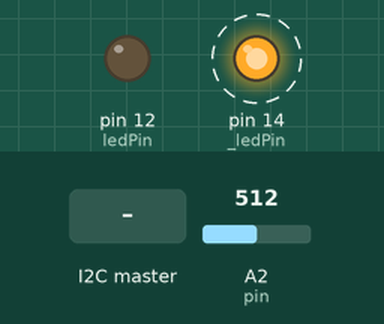
Recording of a sketch running on a simulated Arduino Uno, built with avr-gcc and run on an emulated ATmega328P. On the bench: output pins drawn as LEDs (lit = HIGH). Dashed ring = blinking. The inputs (shaded band) are chosen by the test bench; at power-on: A2 (pin) = 512. What the sketch prints to the serial monitor is not drawn.

Above: at 1.2 s.
1.3 s: A2 (pin) set to 501
3.5 s: the I2C master sends the byte 1
Timing chart, 0 to 11.5 s (numbered marks = the images above; inputs shaded):
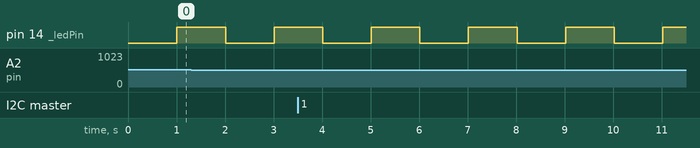

Measured:
- by itself, pin 14 (_ledPin): alternates HIGH for 1.0 s and LOW for 1.0 s

The sketch:

FirmwareSpO2Detect.ino
```cpp
/*
    FirmwareSpO2Detect.ino

    SpO2 Sensor Connection Detection Firmware

    Detects if a SpO2 sensor is connected using a pull-up resistor detection method.
    The SPO2_CONNECTION_A2 pin has a 10k pull-up to 3.3V.
    When sensor is connected, it pulls the line low.

    Johan Korten
    for HAN ESE / WKZ Hackaton Challenge 2026

    V1.0 Jan 2026
*/

#include <Wire.h>
#include "HeartBeat.h"
#include "SerialHelper.h"
#include "SPO2Sensor.h"
#include "SPO2Sensing.h"

// I2C Configuration
#define SPO2_MODULE_ADDR 0x2B  // I2C slave address for SpO2 detection module

// Pin Configuration (defined in SPO2Sensor.h)
// SPO2_CONNECTION_A2 = A2  // Detection pin with 10k pull-up to 3.3V
// SPO2_LED_D12 = 12        // RED LED output pin
#define HEARTBEAT_LEDPIN 14
#define DEFAULT_HEARTBEAT_INTERVAL 1000

// Detection threshold (below this value = sensor connected)
// At 10-bit ADC: 1023 = 3.3V, so ~512 = 1.65V
// With 10k pull-up, connected sensor should pull well below this
#define DETECTION_THRESHOLD 512

// Debug mode
#define TESTING 1  // Set to 0 to disable serial output

// Response size: 1 byte status + 2 bytes raw ADC value + 1 byte LED state
#define NUM_RESPONSE_BYTES 4

// Create instances (using default pins: A2 for detection, D12 for LED)
SPO2Sensor spo2Sensor(SPO2_CONNECTION_A2, SPO2_LED_D12, DETECTION_THRESHOLD);
HeartBeat heartBeat = HeartBeat(HEARTBEAT_LEDPIN, DEFAULT_HEARTBEAT_INTERVAL);

void setup() {
    heartBeat.begin();
    initSerial();

    // Initialize SpO2 sensor detection
    spo2Sensor.begin();

    // Setup I2C slave
    Wire.begin(SPO2_MODULE_ADDR);
    Wire.onReceive(receiveEvent);
    Wire.onRequest(requestEvent);

    if (TESTING) {
        Serial.println("SpO2 Detection Module initialized");
        Serial.print("I2C Address: 0x");
        Serial.println(SPO2_MODULE_ADDR, HEX);
        Serial.print("Detection Pin: A2 (threshold: ");
        Serial.print(DETECTION_THRESHOLD);
        Serial.println(")");
        Serial.println("RED LED Pin: D12");
    }
}

void loop() {
    heartBeat.blink();

    // Update sensor detection state
    spo2Sensor.update();

    if (TESTING) {
        readAndReportSpO2Status();
        delay(500);  // Slow down serial output for readability
    }
}

// I2C receive event handler (for future use)
void receiveEvent(int howMany) {
    (void)howMany;  // Avoid compiler warning

    while (Wire.available() > 1) {
        char c = Wire.read();
        if (TESTING) Serial.print(c);
    }
    if (Wire.available()) {
        int x = Wire.read();
        if (TESTING) Serial.println(x);
    }
}

// I2C request event handler
// Sends 4 bytes: [status, rawHigh, rawLow, ledState]
void requestEvent() {
    uint8_t response[NUM_RESPONSE_BYTES];

    response[0] = spo2Sensor.getStatusByte();           // 1 = connected, 0 = disconnected
    response[1] = spo2Sensor.getHighByte();             // Raw ADC high byte
    response[2] = spo2Sensor.getLowByte();              // Raw ADC low byte
    response[3] = spo2Sensor.isLedOn() ? 1 : 0;         // LED state

    Wire.write(response, NUM_RESPONSE_BYTES);
}
```

HeartBeat.cpp
```cpp
/*
    HeartBeat.cpp

    Non-blocking LED heartbeat indicator implementation

    Johan Korten
    for HAN ESE / WKZ Hackaton Challenge 2026

    V1.0 Jan 2026
*/

#include "HeartBeat.h"
#include "Arduino.h"

HeartBeat::HeartBeat() {
  _ledPin = 14;
  _interval = 100;
}

HeartBeat::HeartBeat(unsigned int ledPin, long interval) {
   _ledPin = ledPin;
   _interval = interval;
}

void HeartBeat::begin() {
    pinMode(_ledPin, OUTPUT);
}

void HeartBeat::blink() {
  unsigned long currentMillis = millis();
  if (currentMillis - _previousMillis >= _interval) {
    _previousMillis = currentMillis;
    if (digitalRead(_ledPin) == LOW) {
      digitalWrite(_ledPin, HIGH);
    } else {
      digitalWrite(_ledPin, LOW);
    }
  }
}
```

HeartBeat.h
```cpp
/*
    HeartBeat.h

    Non-blocking LED heartbeat indicator

    Johan Korten
    for HAN ESE / WKZ Hackaton Challenge 2026

    V1.0 Jan 2026
*/

#ifndef HeartBeat_h
#define HeartBeat_h

class HeartBeat {
  private:
    unsigned int _ledPin;
    long _interval;
    long _previousMillis;
  public:
    HeartBeat();
    HeartBeat(unsigned int ledPin, long interval);
    void begin();
    void blink();
};

#endif
```

SPO2Sensing.h
```cpp
/*
    SPO2Sensing.h

    SpO2 Sensor Sensing Helper Functions

    Johan Korten
    for HAN ESE / WKZ Hackaton Challenge 2026

    V1.0 Jan 2026
*/

#ifndef SPO2_SENSING_H
#define SPO2_SENSING_H

#include "SPO2Sensor.h"

// Pin definitions
#define SENSOR_SPO2 A2  // SPO2_CONNECTION_A2

// External reference to sensor instance (defined in main .ino)
extern SPO2Sensor spo2Sensor;

/**
 * Read and report SpO2 sensor connection status via Serial
 */
void readAndReportSpO2Status() {
    Serial.print("SpO2 Sensor: ");
    Serial.print(spo2Sensor.isConnected() ? "CONNECTED" : "DISCONNECTED");
    Serial.print(" (raw: ");
    Serial.print(spo2Sensor.getRawValue());
    Serial.print(", LED: ");
    Serial.print(spo2Sensor.isLedOn() ? "ON" : "OFF");
    Serial.println(")");
}

#endif // SPO2_SENSING_H
```

SPO2Sensor.cpp
```cpp
/*
    SPO2Sensor.cpp

    SpO2 Sensor Connection Detection Implementation

    Johan Korten
    for HAN ESE / WKZ Hackaton Challenge 2026
*/

#include "SPO2Sensor.h"

SPO2Sensor::SPO2Sensor(uint8_t pin, uint8_t ledPin, uint16_t threshold)
    : _pin(pin)
    , _ledPin(ledPin)
    , _threshold(threshold)
    , _rawValue(0)
    , _connected(false)
    , _ledState(false)
{
}

void SPO2Sensor::begin() {
    pinMode(_pin, INPUT);
    pinMode(_ledPin, OUTPUT);
    digitalWrite(_ledPin, LOW);
}

void SPO2Sensor::update() {
    _rawValue = analogRead(_pin);
    // Sensor connected when line is pulled low (below threshold)
    _connected = (_rawValue < _threshold);
}

bool SPO2Sensor::isConnected() const {
    return _connected;
}

uint16_t SPO2Sensor::getRawValue() const {
    return _rawValue;
}

uint8_t SPO2Sensor::getHighByte() const {
    return (_rawValue >> 8) & 0xFF;
}

uint8_t SPO2Sensor::getLowByte() const {
    return _rawValue & 0xFF;
}

uint8_t SPO2Sensor::getStatusByte() const {
    return _connected ? 1 : 0;
}

void SPO2Sensor::setThreshold(uint16_t threshold) {
    _threshold = threshold;
}

uint16_t SPO2Sensor::getThreshold() const {
    return _threshold;
}

void SPO2Sensor::ledOn() {
    _ledState = true;
    digitalWrite(_ledPin, HIGH);
}

void SPO2Sensor::ledOff() {
    _ledState = false;
    digitalWrite(_ledPin, LOW);
}

void SPO2Sensor::setLed(bool state) {
    _ledState = state;
    digitalWrite(_ledPin, state ? HIGH : LOW);
}

bool SPO2Sensor::isLedOn() const {
    return _ledState;
}
```

SPO2Sensor.h
```cpp
/*
    SPO2Sensor.h

    SpO2 Sensor Connection Detection
    Detects if a SpO2 sensor is connected via pull-up resistor detection.

    Hardware:
    - 10k pull-up to 3.3V on SPO2_CONNECTION_A2 pin.
      When sensor is connected, the line is pulled low.
      When sensor is disconnected, the line reads high (3.3V).
    - RED LED output on SPO2_LED_D12 pin for sensor indication.

    Johan Korten
    for HAN ESE / WKZ Hackaton Challenge 2026
*/

#ifndef SPO2_SENSOR_H
#define SPO2_SENSOR_H

#include <Arduino.h>

// Default pin definitions
#define SPO2_CONNECTION_A2 A2
#define SPO2_LED_D12 12

class SPO2Sensor {
public:
    /**
     * Constructor
     * @param pin Analog pin for detection (default: A2)
     * @param ledPin Digital pin for RED LED (default: D12)
     * @param threshold ADC threshold for detection (default: 512, ~1.65V at 10-bit)
     */
    SPO2Sensor(uint8_t pin = SPO2_CONNECTION_A2, uint8_t ledPin = SPO2_LED_D12, uint16_t threshold = 512);

    /**
     * Initialize the sensor detection pin and LED pin
     * Call this in setup()
     */
    void begin();

    /**
     * Update the sensor detection state
     * Call this regularly in loop()
     */
    void update();

    /**
     * Check if SpO2 sensor is connected
     * @return true if sensor is connected (line pulled low)
     */
    bool isConnected() const;

    /**
     * Get the raw ADC value from the detection pin
     * @return 16-bit ADC value
     */
    uint16_t getRawValue() const;

    /**
     * Get the high byte of the raw value
     * @return High byte (bits 8-15)
     */
    uint8_t getHighByte() const;

    /**
     * Get the low byte of the raw value
     * @return Low byte (bits 0-7)
     */
    uint8_t getLowByte() const;

    /**
     * Get connection status as a byte
     * @return 1 if connected, 0 if disconnected
     */
    uint8_t getStatusByte() const;

    /**
     * Set the detection threshold
     * @param threshold ADC value below which sensor is considered connected
     */
    void setThreshold(uint16_t threshold);

    /**
     * Get the current detection threshold
     * @return Current threshold value
     */
    uint16_t getThreshold() const;

    /**
     * Turn the RED LED on
     */
    void ledOn();

    /**
     * Turn the RED LED off
     */
    void ledOff();

    /**
     * Set the RED LED state
     * @param state true = on, false = off
     */
    void setLed(bool state);

    /**
     * Get the current LED state
     * @return true if LED is on, false if off
     */
    bool isLedOn() const;

private:
    uint8_t _pin;
    uint8_t _ledPin;
    uint16_t _threshold;
    uint16_t _rawValue;
    bool _connected;
    bool _ledState;
};

#endif // SPO2_SENSOR_H
```

SerialHelper.h
```cpp
/*
    SerialHelper.h

    Serial communication initialization helper

    Johan Korten
    for HAN ESE / WKZ Hackaton Challenge 2026

    V1.0 Jan 2026
*/

#ifndef SerialHelper_h
#define SerialHelper_h

#define SERIAL_BAUDRATE 115200

void initSerial() {
  Serial.begin(SERIAL_BAUDRATE);
}

#endif
```
